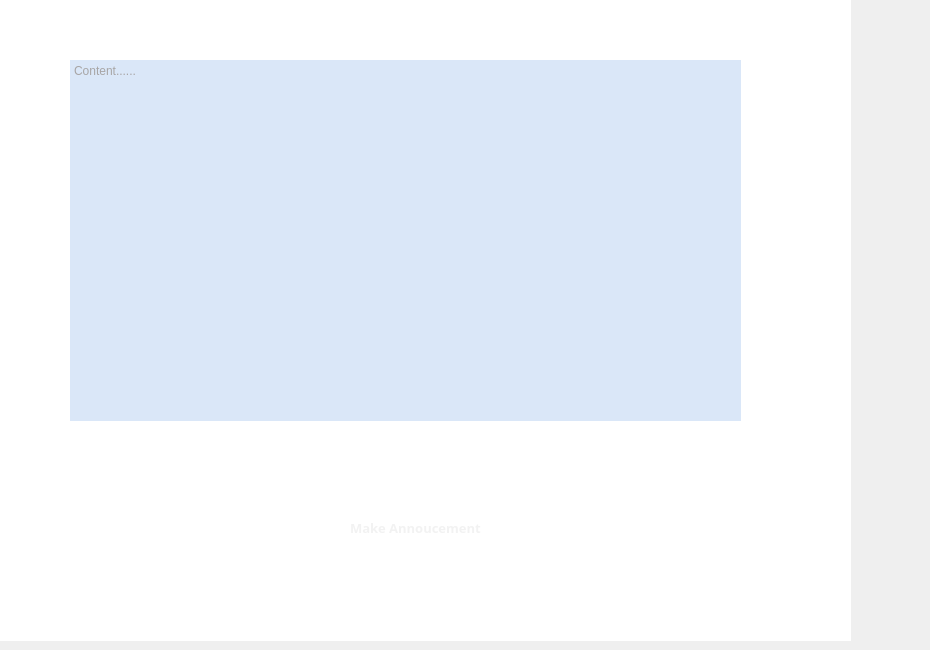
        <widget class="QWidget" name="makeAnnoucementPage">
         <widget class="QLabel" name="style_3">
          <property name="geometry">
           <rect>
            <x>-44</x>
            <y>-35</y>
            <width>911</width>
            <height>281</height>
           </rect>
          </property>
          <property name="text">
           <string>&lt;html&gt;&lt;head/&gt;&lt;body&gt;&lt;p&gt;&lt;img src=&quot;:/admin/Admin/style3.png&quot;width=&quot;1000&quot; height=&quot;200&quot;/&gt;&lt;/p&gt;&lt;/body&gt;&lt;/html&gt;</string>
          </property>
         </widget>
         <widget class="QLabel" name="bg_3">
          <property name="geometry">
           <rect>
            <x>0</x>
            <y>0</y>
            <width>851</width>
            <height>641</height>
           </rect>
          </property>
          <property name="styleSheet">
           <string notr="true">background-color: rgb(255, 255, 255);</string>
          </property>
          <property name="text">
           <string/>
          </property>
         </widget>
         <widget class="QPlainTextEdit" name="plainTextEdit_2">
          <property name="enabled">
           <bool>true</bool>
          </property>
          <property name="geometry">
           <rect>
            <x>70</x>
            <y>60</y>
            <width>671</width>
            <height>361</height>
           </rect>
          </property>
          <property name="contextMenuPolicy">
           <enum>Qt::NoContextMenu</enum>
          </property>
          <property name="autoFillBackground">
           <bool>false</bool>
          </property>
          <property name="styleSheet">
           <string notr="true">color: rgb(167, 165, 165);
background-color: rgb(218, 231, 248);</string>
          </property>
          <property name="frameShape">
           <enum>QFrame::NoFrame</enum>
          </property>
          <property name="frameShadow">
           <enum>QFrame::Plain</enum>
          </property>
          <property name="lineWrapMode">
           <enum>QPlainTextEdit::NoWrap</enum>
          </property>
          <property name="plainText">
           <string>Content......</string>
          </property>
          <property name="placeholderText">
           <string/>
          </property>
         </widget>
         <widget class="QLabel" name="contentContainer_2">
          <property name="geometry">
           <rect>
            <x>60</x>
            <y>30</y>
            <width>741</width>
            <height>431</height>
           </rect>
          </property>
          <property name="text">
           <string>&lt;html&gt;&lt;head/&gt;&lt;body&gt;&lt;p&gt;&lt;img src=&quot;:/User/User/messageContainer.png&quot;width=&quot;700&quot;/&gt;&lt;/p&gt;&lt;/body&gt;&lt;/html&gt;</string>
          </property>
         </widget>
         <widget class="QLabel" name="bgContainer_6">
          <property name="geometry">
           <rect>
            <x>30</x>
            <y>20</y>
            <width>891</width>
            <height>581</height>
           </rect>
          </property>
          <property name="text">
           <string>&lt;html&gt;&lt;head/&gt;&lt;body&gt;&lt;p&gt;&lt;img src=&quot;:/User/User/friendContainer.png&quot;height=&quot;600&quot; /&gt;&lt;/p&gt;&lt;/body&gt;&lt;/html&gt;</string>
          </property>
         </widget>
         <widget class="QPushButton" name="makeBtn">
          <property name="geometry">
           <rect>
            <x>290</x>
            <y>500</y>
            <width>271</width>
            <height>61</height>
           </rect>
          </property>
          <property name="text">
           <string/>
          </property>
          <property name="icon">
           <iconset resource="images_and_icons/SignInRegPage.qrc">
            <normaloff>:/User/User/btn2.png</normaloff>:/User/User/btn2.png</iconset>
          </property>
          <property name="iconSize">
           <size>
            <width>250</width>
            <height>300</height>
           </size>
          </property>
          <property name="flat">
           <bool>true</bool>
          </property>
         </widget>
         <widget class="QLabel" name="makeBtnTitle">
          <property name="geometry">
           <rect>
            <x>350</x>
            <y>520</y>
            <width>151</width>
            <height>16</height>
           </rect>
          </property>
          <property name="font">
           <font>
            <family>Bahnschrift SemiBold</family>
            <pointsize>10</pointsize>
            <weight>75</weight>
            <bold>true</bold>
           </font>
          </property>
          <property name="styleSheet">
           <string notr="true">color: rgb(242, 242, 242);</string>
          </property>
          <property name="text">
           <string>Make Annoucement</string>
          </property>
         </widget>
         <zorder>bg_3</zorder>
         <zorder>style_3</zorder>
         <zorder>bgContainer_6</zorder>
         <zorder>contentContainer_2</zorder>
         <zorder>plainTextEdit_2</zorder>
         <zorder>makeBtn</zorder>
         <zorder>makeBtnTitle</zorder>
        </widget>
